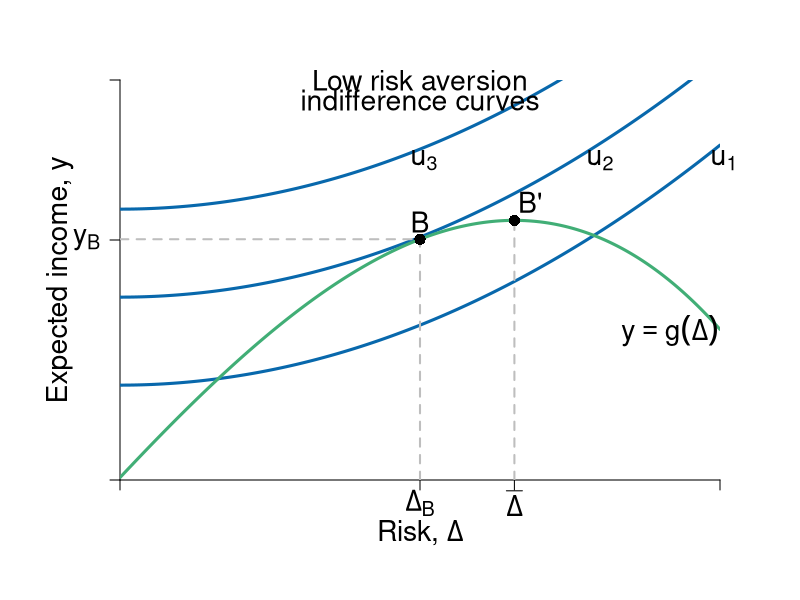

Write R code to recreate this figure.
#Graph Designer: Simon Halliday & Riley Boeth '17
#Authors: Bowles, Foley and Halliday
#Title: Coordination, Conflict and Competition: A Text in Microeconomics

library(shape)
require(shape)
pdf(file = "capitalism/risks_feasible_low.pdf", width = 10, height = 8)


#Set parameters for graphics
axislabelsize <- 1.7
labelsize <- 1.7
graphlinewidth <- 3
segmentlinewidth <- 2

COL <- c("#7fc97f", "#beaed4", "#fdc086", "#ffff99", "#386cb0", "#f0027f", "#bf5b17", "#666666")
COLA <- c("#e0f3db", "#99d8c9","#66c2a4","#41ae76", "#238b45", "#005824")
COLB <- c("#c6dbef", "#4eb3d3", "#2b8cbe", "#0868ac","#084081")
COLC <- c("#fcfbfd", "#efedf5", "#dadaeb", "#bcbddc", "#9e9ac8", "#807dba", "#6a51a3", "#54278f", "#3f007d")

#Edited the margins to cater for the larger LHS labels
par(mar =  c(6, 6, 4, 4))

#Indifference curves of a risk-averse homo economicus (1st graph out of the two for 4.7)

indiffA1 <- function(x, uA = 5, rmax=  .7, xmax = 15) {
  uA + (1/2)*(rmax/xmax)*(x^2)
}

#rmax*x
#indiffA <- function(x, ua=2) {
#  ua + (1/12)*(x)^2
#}

#Average wealth function 

avgwealth <- function(x,y){
  (1.08)*((-1/35)*(((-((.9)*x-36))^2))+36.8+((-1/10)*(x-4)+(-1/1000)*((x-3)^3)))
}

#Add limits on axes and levels of utility for each indifference curve
ylims <- c(0, 35)
xlims <- c(0, 30)

npts <- 501 
x <- seq(xlims[1], xlims[2], length.out = npts)
y <- seq(ylims[1], ylims[2], length.out = npts) 

plot(0, 0, xlim = xlims, ylim = ylims, type = "n",
     xlab = expression(paste("")),
     ylab = expression(paste("")), 
     xaxt = "n", 
     yaxt = "n", 
     cex.lab = axislabelsize, 
     bty = "n", 
     xaxs="i", 
     yaxs="i"
)

#x and y limits with plain axes without ticks/numbers to match previous graph

ticksx <- c(0, 15, 19.72, xlims[2])
xlabels <- c(NA, expression(paste(Delta[B])), expression(paste(bar(Delta))), NA)
ticksy <- c(0, 21, ylims[2])
ylabels <- c(NA, expression(paste(y[B])), NA)



axis(1, at = ticksx,  pos = 0, labels = xlabels, cex.axis = axislabelsize)
axis(2, at = ticksy,  pos = 0, labels = ylabels, las = 1, cex.axis = axislabelsize)

npts <- 500 
xx1 <- seq(xlims[1], xlims[2], length.out = npts)
xx2 <- seq(0, xlims[2], length.out = npts)
xx3 <- seq(xlims[1], 0, length.out = npts)
xx4 <- seq(-11, 0, length.out = npts)


lines(xx1, indiffA1(xx1, uA= 8.3), col = COLB[4], lwd = graphlinewidth)
lines(xx1, indiffA1(xx1, uA = 16), col = COLB[4], lwd = graphlinewidth)
lines(xx1, indiffA1(xx1, uA = 23.7), col = COLB[4], lwd = graphlinewidth)
lines(xx1, avgwealth(xx1), col = COLA[4], lwd = graphlinewidth)


#Axis labels and draw linear utility function
mtext(expression(paste("Risk, ", Delta)), side = 1, line = 2.5, cex = axislabelsize)
text(-3, 0.5*ylims[2], expression(paste("Expected income, ", y)), xpd = TRUE, cex = axislabelsize, srt = 90) 

text(29-1.5, avgwealth(29)-2, expression(paste(y == g(Delta))), xpd = TRUE, cex = labelsize)

#Label various points on line

# text(2, avgwealth(2)+1.2, expression(paste("a")), cex = labelsize)
# text(5, avgwealth(5)+1.2, expression(paste("b")), cex = labelsize)
# points(5, avgwealth(5), pch = 16, col = "black", cex = 1.5)
# points(2, avgwealth(2), pch = 16, col = "black", cex = 1.5)
# 
# segments(25, 0, 25, avgwealth(25), lty = 2, col = "gray", lwd = segmentlinewidth)
# points(25, avgwealth(25), pch = 16, col = "black", cex = 1.5)
# 
# text(23.63, avgwealth(23.63)+1.1, expression(paste("c")), cex = labelsize)
# points(23.63, avgwealth(23.63), pch = 16, col = "black", cex = 1.5)
# 
# text(20, avgwealth(20)+1, expression(paste(y[max])), cex = labelsize)
# segments(20, 0, 20, avgwealth(20), lty = 2, col = "gray", lwd = segmentlinewidth)
# points(20, avgwealth(20), pch = 16, col = "black", cex = 1.5)
# 
text(15, avgwealth(15)+1.5, expression(paste(B)), cex = labelsize)
segments(15, 0, 15, avgwealth(15), lty = 2, col = "gray", lwd = segmentlinewidth)
segments(0, avgwealth(15), 15, avgwealth(15), lty = 2, col = "gray", lwd = segmentlinewidth)
points(15, avgwealth(15), pch = 16, col = "black", cex = 1.5)

# segments(12, 0, 12, avgwealth(12), lty = 2, col = "gray", lwd = segmentlinewidth)
# points(12, avgwealth(12), pch = 16, col = "black", cex = 1.5)

#Label relevant points on axes

#text(8, -.9, expression(paste(Delta[e],"`")),  xpd = TRUE,  cex = labelsize)
#text(12, -.9, expression(paste(Delta[Rawls])), xpd = TRUE, cex = labelsize)
#text(15, -.9, expression(paste(Delta[e])),  xpd = TRUE,  cex = labelsize)
#text(20, -.9, expression(paste(Delta[max])),  xpd = TRUE,  cex = labelsize)
#text(25, -.9, expression(paste(Delta[Wealthiest], " "[Rich])),  xpd = TRUE,  cex = labelsize)


#Add arrow beside y axis and points on axis

# arrows(-1, avgwealth(21) + 10, -1, avgwealth(20) - 1, col = "black", code = 3, arr.type = "simple", lty = 1, xpd = TRUE, length = 0.1, angle = 40, lwd = 3)
# arrows(-1, avgwealth(21) - 12.5, -1, avgwealth(20) - 2.5, col = "black", code = 3, arr.type = "simple", lty = 1, xpd = TRUE, length = 0.1, angle = 40, lwd = 3)

#points(0, avgwealth(23)+12, pch = 16, col = "black", cex = 1.5, xpd = TRUE)
#points(0, avgwealth(23), pch = 16, col = "black", cex = 1.5,xpd = TRUE)
#points(0, avgwealth(23)-12, pch = 16, col = "black", cex = 1.5,xpd = TRUE)

#label the three indifference curves

text(15.2, 28, expression(paste(u[3])), xpd = TRUE, cex = labelsize)
text(24, 28, expression(paste(u[2])),  xpd = TRUE, cex = labelsize)
text(30.2, 28, expression(paste(u[1])),  xpd = TRUE, cex = labelsize)

#Label average wealth curve and indifference curves generally

# text(34, avgwealth(30)+1.5, expression(paste("Average Wealth")), xpd = TRUE, cex = labelsize)
# text(34, avgwealth(30), expression(paste("Function")), xpd = TRUE, cex = labelsize)
# text(34, avgwealth(30)-1.5, expression(paste(y, " = (",Delta,") g")), xpd = TRUE, cex = labelsize)

#text(17, 38.5, expression(paste("Inequality Averse")), xpd = TRUE, cex = labelsize)
text(15, 35, expression(paste("Low risk aversion")), xpd = TRUE, cex = labelsize)
text(15, 33.2, expression(paste("indifference curves")), xpd = TRUE, cex = labelsize)

# label max

segments(19.72, 0, 19.72, 22.718, lty = 2, col = "gray", lwd = segmentlinewidth)
points(19.72, 22.718, pch = 16, col = "black", cex = 1.5)
text(20.5, 24.3, expression(paste("B'")), xpd = TRUE, cex = labelsize)


dev.off()
